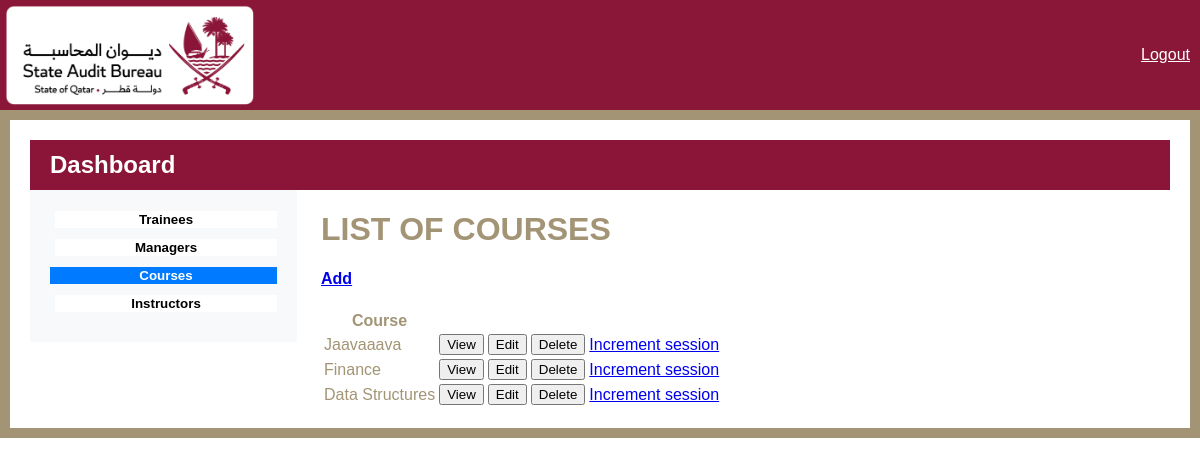
Page /courses/ on the committed database.
### base/models.py (models this page shows)
class Course(models.Model):
    name = models.CharField(max_length=100)
    description = models.TextField()
    start_time = models.TimeField()
    end_time = models.TimeField()
    capacity = models.PositiveIntegerField()
    number_of_classes = models.PositiveIntegerField()
    instructor = models.ForeignKey(Instructor, on_delete=models.CASCADE)
    current_session = models.IntegerField()
    start_date = models.DateField(auto_now_add=True)
    end_date = models.DateField(null=True)
    def __str__(self):
        return self.name

### base/views.py (the view)
# urls.py: path('courses/', CourseList.as_view(), name="courses"),
class CourseList(ListView):
    model = Course
    template_name = 'base/admin_dashboard/course_list.html'
    context_object_name = 'courses'

### base/templates/base/admin_dashboard/course_list.html (shortened to what this page needs)
{% load static %}
<!DOCTYPE html>
<html>
   <head>
      <link rel="stylesheet" href="https://cdnjs.cloudflare.com/ajax/libs/font-awesome/6.3.0/css/all.min.css" />
	  <link rel="stylesheet" href="https://cdnjs.cloudflare.com/ajax/libs/bootstrap/5.3.0-alpha1/css/bootstrap-grid.min.css" />
    <link rel="stylesheet" href="{% static 'css/reg_style.css' %}">
</head>
   <body>
    <div class="header">
      <div class="logo">
         <img src="{% static 'img/primary-rgb-state-audit-bureau-1@2x.png' %}" alt="Logo">
       </div>
       <div class="language-toggle">
         <span ><a  style="color:white;"class="hello-msg" href="{% url 'logout' %}">Logout</a></span>
      </div>
    </div>
<div class="gold-border container-fluid">
   <div class="maroon-bar">
      <h2>Dashboard</h2>
   </div>
   <div class="row">
      <div class="col-lg-3 col-md-4 col-sm-5 bg-light order-sm-1">
         <div class="left-pane">
            <a href="{% url 'trainees' %}"><button class="btn" id="trainees-button">Trainees</button></a>
            <a href="{% url 'managers' %}"><button class="btn" id="managers-button">Managers</button></a>
            <a href="{% url 'courses' %}"><button class="btn active" id="managers-button">Courses</button></a>
            <a href="{% url 'instructors' %}"><button class="btn" id="managers-button">Instructors</button></a>
         </div>
      </div>
      <div class="col-lg-9 col-md-8 col-sm-7 bg-secondary order-sm-2">
               <div id="trainees-content">
                  <h1>LIST OF COURSES</h1>
                  <h4><a href="{% url 'course-create' %}">Add</a></h4>
                  <table>
                     <tr>
                         <th>Course</th>
                         <th></th>
                         <th></th>
                         <th></th>
                     </tr>
                     {% for course in courses %}
                     <tr>
                        <td>{{course}}</td>
                        <td><a href="{% url 'course' course.id %}"><button class="btn btn-outline-primary btn-sm mr-2">View</button></a></td>
                        <td><a href="{% url 'course-update' course.id %}"><button class="btn btn-outline-success btn-sm">Edit</button></a></td>
                        <td><a href="{% url 'course-delete' course.id %}"><button class="btn btn-outline-success btn-sm">Delete</button></a></td>
                        <td><a href="{% url 'increment-session' course_id=course.id %}">Increment session</a></td>
                     </tr>
                     {%empty%}
                     <h3>No courses</h3>
                     {% endfor %}
                 </table>
               </div>
</body>
</html>

### base/static/css/reg_style.css (style rules this page uses)
* { box-sizing: border-box; }
body { margin: 0; font-family: sans-serif; color: #A29475; }
.header { display: flex; justify-content: space-between; align-items: center; padding: 10px; background-color: #8A1738; height: 110px; }
.logo img { height: 100px; left: 5px; position: absolute; top: 5px; }

### base/templates/base/admin_dashboard/course_list.html (style rules this page uses)
body { margin: 20px; background-color: #fff; }
.gold-border { border: 10px solid#A29475; padding: 20px; background-color: #fff; }
.maroon-bar { background-color: #8A1538; color: #fff; height: 50px; display: flex; align-items: center; justify-content: flex-start; padding: 0 20px; }
.maroon-bar h2 { margin: 0; font-weight: bold; font-size: 24px; }
.left-pane { background-color: #f8f9fa; padding: 20px; }
.left-pane button { background-color: #fff; color: #000; font-weight: bold; margin-bottom: 10px; border: none; border-left: 5px solid #f8f9fa; width: 100%; }
.left-pane button.active { background-color: #007bff; color: #fff; border-color: #007bff; }

### rows in the picture
Course: name "Jaavaaava"
Course: name "Finance"
Course: name "Data Structures"
